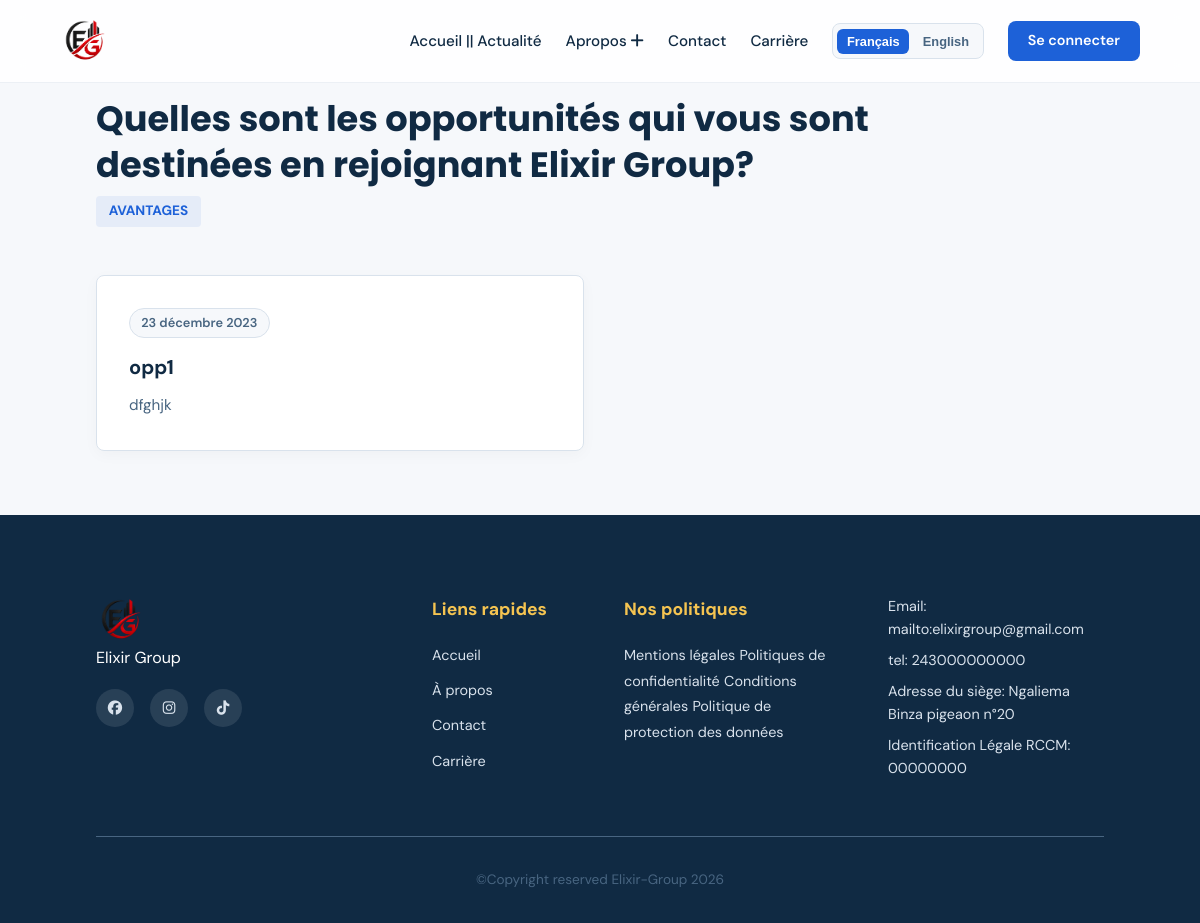
Page /datalive/opportunites/ on the earlier database version.
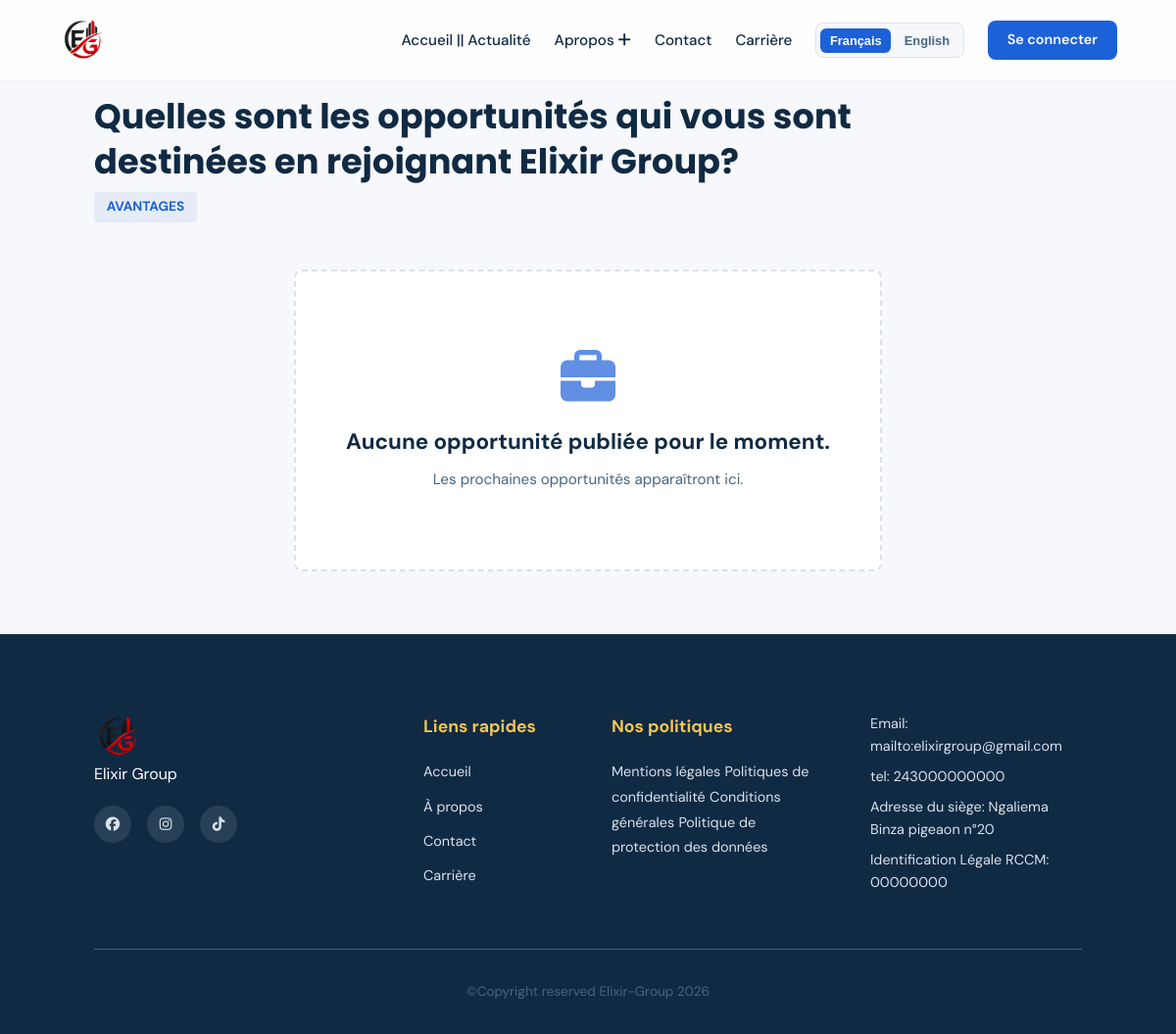
Same page on the later database version.
### pages/models.py (models this page shows, shortened)
class Opportunites(models.Model):
    id = models.AutoField(primary_key=True)
    titre = models.CharField(max_length=100, verbose_name="Titre Opportunité")
    description = models.CharField(max_length=250, verbose_name="Description")
    date = models.DateField(auto_now=False)

### pages/views.py (the view)
# urls.py: path('datalive/opportunites/', views.opportunites, name='opportunites'),
def opportunites(request):
    opportunites = Opportunites.objects.all().order_by('-date')
    return render(request, 'pages/datalive/opportunites.html', {'opportunites': opportunites})

### templates/pages/datalive/opportunites.html (shortened to what this page needs)
{% extends "base.html" %}
{% block contents %}
    <section class="actualites opportunities-page" style="padding-top:6rem;">
        <h1>Quelles sont les opportunités qui vous sont destinées en rejoignant Elixir Group?</h1>
        <p>Avantages</p>
        {% if opportunites %}
            <div class="boxs datalive-grid">
                {% for opportunite in opportunites %}
                    <article class="box opportunity-card">
                        <time datetime="{{ opportunite.date|date:'Y-m-d' }}">{{ opportunite.date|date:'d F Y' }}</time>
                        <h2>{{ opportunite.titre }}</h2>
                        <p>{{ opportunite.description }}</p>
                    </article>
                {% endfor %}
            </div>
        {% else %}
            <div class="empty-state"><i class="fa-solid fa-briefcase"></i><h2>Aucune opportunité publiée pour le moment.</h2><p>Les prochaines opportunités apparaîtront ici.</p></div>
        {% endif %}
    </section>
{% endblock contents %}

Differences in the rows shown:
removed Opportunites: date "23 décembre 2023", titre "opp1", description "dfghjk"
Other differences:
text now shown: "Aucune opportunité publiée pour le moment. Les prochaines opportunités apparaîtront ici."
